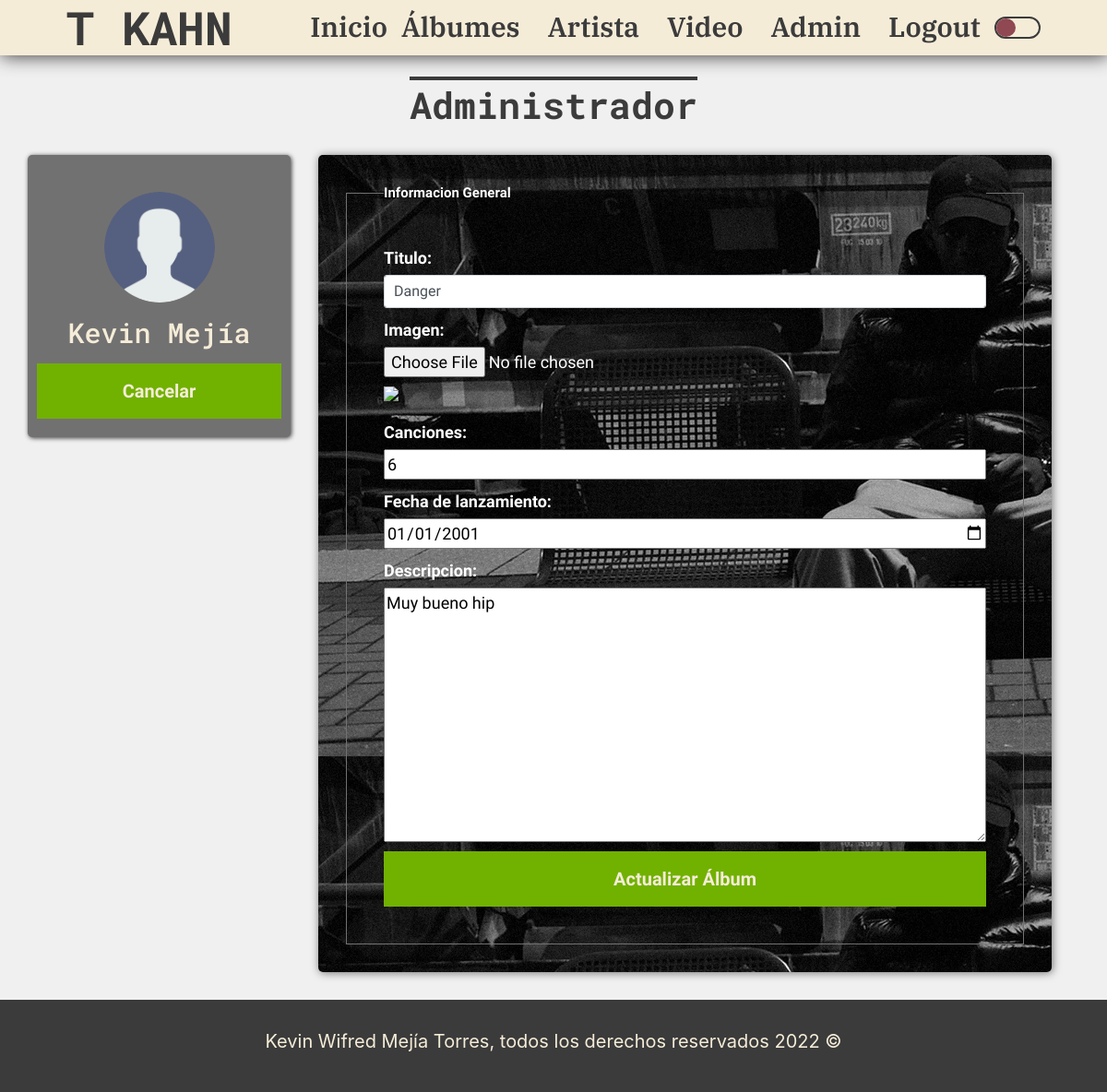
Screenshot of /admin/update.php?id=1 (signed in) with the database file from the repository.
### tables this page shows
CREATE TABLE IF NOT EXISTS `album` (
  `alb_id` INT NOT NULL AUTO_INCREMENT,
  `alb_titulo` VARCHAR(45) NULL,
  `alb_imagen` VARCHAR(200) NULL,
  `alb_date` DATE NULL,
  `alb_canciones` INT NULL,
  `alb_descripcion` LONGTEXT NULL,
  PRIMARY KEY (`alb_id`));

### config/database.php (called while the page is built, shortened)
<?php
function conectarDB(): mysqli
{
    $db = mysqli_connect('localhost', 'root', '', 'cantantedb');
    return $db;
}
function listarPorId($id)
{
    $db = conectarDB();
    $query = "SELECT * FROM album WHERE alb_id = $id";
    $resultadoConsulta = mysqli_query($db, $query);
    $album = mysqli_fetch_assoc($resultadoConsulta);
    return $album;
}
function estaAutenticado() : bool
{
    $auth = $_SESSION['login'];
    if ($auth) {
        return true;
    }
     return false;
}

### admin/update.php (the view, shortened to what this page needs)
<?php
require '../config/database.php';
$auth = estaAutenticado();
$id = $_GET['id'];
$id = filter_var($id, FILTER_VALIDATE_INT);
$album = listarPorId($id);
$titulo = $album['alb_titulo'];
$canciones = $album['alb_canciones'];
$fecha = $album['alb_date'];
$descripcion = $album['alb_descripcion'];
$imagen = $album['alb_imagen'];
?>
<?php include 'templates-admin/header.php'; ?>
<main class="container-fluid pt-5 mb-5">
    <h2 class="title-albumes my-5 pt-5" id="titulo-albumes">Administrador</h2>
    <div class="container">
        <div class="row">
            <div class="col-12 col-md-3 menu-admin d-flex justify-content-center  p-0">
                <div class="colum  d-flex flex-column justify-content-center ">
                    <div class="imagen-admin"></div>
                    <h2 class="nombre-admin my-4">Kevin Mejía</h2>
                    <a href="admin.php">
                        <div class="opcion-albumes">Cancelar</div>
                    </a>
                </div>
            </div>
            <div class="col-12 col-md-9 px-0 px-md-5  my-5 my-md-0">
                <div class="contenedor-formularios">
                    <form action="update.php?id=<?php echo $album['alb_id'] ?>" method="POST" class="p-5" enctype="multipart/form-data">
                        <fieldset class="d-flex flex-column">
                            <legend>Informacion General</legend>
                            <div class="form-group d-flex flex-column">
                                <label for="titulo">Titulo:</label>
                                <input type="text" id="titulo" name="titulo" placeholder="Nombre del Álbum" class="form-control form-control-lg" value="<?php echo $titulo ?>" style="font-size: 16px;" required>
                            </div>
                            <div class="form-group d-flex flex-column">
                                <label for="imagen">Imagen:</label>
                                <input type="file" name="imagen" id="imagen" accept="image/jpeg, image/png">
                                <div>
                                    <img src="../imagenes/<?php echo $imagen ?>" height="200px" width="auto" class="img-fluid my-3">
                                </div>
                            </div>
                            <div class="form-group d-flex flex-column">
                                <label for="canciones">Canciones:</label>
                                <input type="number" name="canciones" id="canciones" placeholder="Número de canciones" value="<?php echo $canciones ?>" required>
                            </div>
                            <div class="form-group d-flex flex-column">
                                <label for="fecha">Fecha de lanzamiento:</label>
                                <input type="date" name="fecha" id="fecha" placeholder="Precio Propiedad" value="<?php echo $fecha ?>" required>
                            </div>
                            <div class="form-group d-flex flex-column">
                                <label for="descripcion">Descripcion:</label>
                                <textarea name="descripcion" id="descripcion" cols="30" rows="10" required><?php echo $descripcion ?></textarea>
                            </div>
                            <input type="submit" class="opcion-albumes" value="Actualizar Álbum">
                        </fieldset>
                    </form>
                </div>
            </div>
        </div>
    </div>
</main>
<?php include 'templates-admin/footer.php'; ?>

### admin/templates-admin/header.php (shortened to what this page needs)
<!DOCTYPE html>
<html lang="es">
<head>
    <link rel="stylesheet" href="https://cdnjs.cloudflare.com/ajax/libs/twitter-bootstrap/4.6.0/css/bootstrap.min.css">
    <link rel="stylesheet" href="https://cdnjs.cloudflare.com/ajax/libs/font-awesome/5.15.4/css/all.min.css">
    <link rel="stylesheet" href="../css/style.css?v=<?php echo time(); ?>">
    <link rel="stylesheet" href="../css/albumes.css?v=<?php echo time(); ?>">
    <link rel="stylesheet" href="../css/admin.css?v=<?php echo time(); ?>">
</head>
<body class="ligth ">
    <header class="d-none d-md-block container-fluid p-0" id="header-albumes">
        <div class="container-header-albumes p-5" style="box-shadow: .1rem .1rem 2rem #3B3B3B;">
            <a href="../index.php" class="title-header">T KAHN</a>
            <nav class="d-flex flex-wrap">
                <a href="../index.php">Inicio</a>
                <a href="../albumes.php" class="mx-4">Álbumes</a>
                <a href="../artista.php" class="mx-4">Artista</a>
                <a href="../video.php" class="mx-4">Video</a>
                <?php
                if ($auth) { ?>
                    <a href="admin.php" class="mx-4">Admin</a>
                    <a href="../config/cerrar-sesion.php" class="mx-4">Logout</a>
                <?php } else { ?>
                    <a href="login.php" class="mx-4">Login</a>
                <?php
                };
                ?>
                <div class="boton-dark" id="boton">
                    <div class="bolita-blanca"></div>
                </div>
            </nav>
        </div>
    </header>

### admin/templates-admin/footer.php (shortened to what this page needs)
    <footer class="footer-ligth" id="footer">
    <p>Kevin Wifred Mejía Torres, todos los derechos reservados <?php echo date('Y'); ?> &copy;</p>
</footer>
</body>
</html>

### css/style.css (style rules this page uses)
:root { --color-gris: #3B3B3B; --fuente-titulo: 'Roboto Mono', monospace; --fuente-texto: 'Tajawal', sans-serif; --fuente-secundaria: 'IBM Plex Serif', serif; --color-crema: #F5ECD8; --color-vinotinto: #904853; }
* { margin: 0; }
html { font-size: 62.5%; box-sizing: border-box; }
*, *:before, *:after { box-sizing: inherit; }
a, a:hover { text-decoration: none; color: inherit; }
.title-header { font-size: 5rem; font-family: var(--fuente-titulo); font-weight: bolder; color: var(--color-gris); text-decoration: none; }
header nav { display: flex; justify-content: space-around; align-items: center; user-select: none; }
header nav .boton-dark { height: 2.4rem; width: 5rem; border: 0.2rem solid var(--color-gris); border-radius: 2rem; cursor: pointer; display: flex; justify-content: start; transition: .5s all; }
header nav .bolita-blanca { width: 2.1rem; height: 100%; border-radius: 50%; background-color: var(--color-vinotinto); }
.title-albumes { font-size: 4rem; color: var(--color-gris); font-family: var(--fuente-titulo); text-decoration: overline; font-weight: bolder; text-align: center; }
.footer-ligth { width: 100%; height: 10rem; background-color: var(--color-gris); display: flex; justify-content: center; align-items: center; color: var(--color-crema); font-size: 2rem; transition: 0.5s all; padding: 3rem; text-align: center; }
.ligth { background-color: #f0f0f0; transition: .5s all; position: relative; }

### css/albumes.css (style rules this page uses)
:root { --color-gris: #3B3B3B; --fuente-titulo: 'Roboto Mono', monospace; --fuente-texto: 'Tajawal', sans-serif; --fuente-secundaria: 'IBM Plex Serif', serif; --color-crema: #F5ECD8; --color-vinotinto: #904853; }
* { margin: 0; }
html { font-size: 62.5%; box-sizing: border-box; }
.container-header-albumes { width: 100%; height: 5rem; display: flex; justify-content: space-around; align-items: center; font-size: 3rem; font-family: var(--fuente-texto); position: fixed; z-index: 200; transition: .5s all; background-color: var(--color-crema); box-shadow: .1rem .1rem 2rem var(--color-gris); }
.container-header-albumes nav a { text-decoration: none; color: var(--color-gris); font-family: var(--fuente-secundaria); font-weight: 600; transition: 0.5s all; }
.container-header-albumes nav a::after { content: ""; height: .4rem; width: 0; background-color: var(--color-vinotinto); display: block; transition: all 300ms; }
.contenedor-login .formulario-login input, label { height: 5rem; font-size: var(--fuente-texto); color: var(--color-gris); }

### css/admin.css (style rules this page uses)
:root { --color-gris: #3B3B3B; --fuente-titulo: 'Roboto Mono', monospace; --fuente-texto: 'Tajawal', sans-serif; --fuente-secundaria: 'IBM Plex Serif', serif; --color-crema: #F5ECD8; --color-vinotinto: #904853; --color-verde: #71B100; --color-gris-claro: #727171; }
* { margin: 0; }
html { font-size: 62.5%; box-sizing: border-box; }
*, *:before, *:after { box-sizing: inherit; }
a, a:hover { text-decoration: none; color: inherit; }
main .menu-admin { width: 100%; height: min-content; background-color: var(--color-gris-claro); box-shadow: 0.1rem 0.1rem 0.5rem var(--color-gris); padding: 2rem 0 2rem; border-radius: .5rem; }
main .colum { padding: 4rem 1rem 2rem 1rem; text-align: center; height: min-content; width: 100%; }
main .colum .imagen-admin { height: 12rem; width: 12rem; background-image: url(../img/admin2.png); background-size: cover; background-position: center; border-radius: 50%; margin: auto; }
main .colum .nombre-admin { font-size: 3rem; font-family: var(--fuente-titulo); color: var(--color-crema); }
main .opcion-albumes { width: 100%; height: 6rem; background-color: var(--color-verde); color: var(--color-crema); display: flex; justify-content: center; align-items: center; font-size: 2rem; font-family: var(--fuente-texto); font-weight: bold; cursor: pointer; user-select: none; transition: .5s all; border: none; }
main .contenedor-formularios { box-shadow: 0.1rem 0.1rem 1rem var(--color-gris-claro); width: 100%; height: min-content; background-image: url(../img/tupac3.png); border-radius: .5rem; }
fieldset { border: 0.1rem solid var(--color-gris-claro); padding: 4rem; font-size: 1.8rem; font-family: var(--fuente-texto); font-weight: bold; color: #FFF; }
label { height: min-content; color: #FFF; }

### rows the page displays
album: titulo "Danger", canciones "6", fecha "01/01/2001", descripcion "Muy bueno hip"
